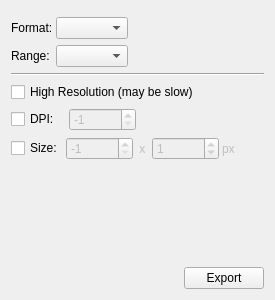
<?xml version="1.0" encoding="UTF-8"?>
<ui version="4.0">
 <class>ExportTab</class>
 <widget class="QWidget" name="ExportTab">
  <property name="geometry">
   <rect>
    <x>0</x>
    <y>0</y>
    <width>275</width>
    <height>300</height>
   </rect>
  </property>
  <property name="maximumSize">
   <size>
    <width>275</width>
    <height>16777215</height>
   </size>
  </property>
  <property name="windowTitle">
   <string>PlotMS Export Tab</string>
  </property>
  <layout class="QVBoxLayout" name="verticalLayout">
   <item>
    <widget class="QFrame" name="fileFrame">
     <property name="frameShape">
      <enum>QFrame::NoFrame</enum>
     </property>
     <property name="frameShadow">
      <enum>QFrame::Raised</enum>
     </property>
    </widget>
   </item>
   <item>
    <layout class="QHBoxLayout">
     <property name="spacing">
      <number>3</number>
     </property>
     <item>
      <widget class="QLabel" name="formatLabel">
       <property name="text">
        <string>Format:</string>
       </property>
      </widget>
     </item>
     <item>
      <widget class="QComboBox" name="format">
       <property name="sizePolicy">
        <sizepolicy hsizetype="MinimumExpanding" vsizetype="Fixed">
         <horstretch>0</horstretch>
         <verstretch>0</verstretch>
        </sizepolicy>
       </property>
      </widget>
     </item>
     <item>
      <spacer>
       <property name="orientation">
        <enum>Qt::Horizontal</enum>
       </property>
       <property name="sizeHint" stdset="0">
        <size>
         <width>211</width>
         <height>20</height>
        </size>
       </property>
      </spacer>
     </item>
    </layout>
   </item>
   <item>
    <layout class="QHBoxLayout" name="horizontalLayout">
     <item>
      <widget class="QLabel" name="rangeLabel">
       <property name="text">
        <string>Range:</string>
       </property>
      </widget>
     </item>
     <item>
      <widget class="QComboBox" name="exportRangeCombo"/>
     </item>
     <item>
      <spacer name="horizontalSpacer">
       <property name="orientation">
        <enum>Qt::Horizontal</enum>
       </property>
       <property name="sizeHint" stdset="0">
        <size>
         <width>40</width>
         <height>20</height>
        </size>
       </property>
      </spacer>
     </item>
    </layout>
   </item>
   <item>
    <widget class="Line" name="line">
     <property name="orientation">
      <enum>Qt::Horizontal</enum>
     </property>
    </widget>
   </item>
   <item>
    <widget class="QCheckBox" name="highRes">
     <property name="text">
      <string>High Resolution (may be slow)</string>
     </property>
    </widget>
   </item>
   <item>
    <widget class="QFrame" name="dpiFrame">
     <property name="frameShape">
      <enum>QFrame::NoFrame</enum>
     </property>
     <property name="frameShadow">
      <enum>QFrame::Raised</enum>
     </property>
     <layout class="QHBoxLayout">
      <property name="spacing">
       <number>3</number>
      </property>
      <property name="margin">
       <number>0</number>
      </property>
      <item>
       <widget class="QCheckBox" name="dpi">
        <property name="text">
         <string>DPI:  </string>
        </property>
       </widget>
      </item>
      <item>
       <widget class="QSpinBox" name="dpiSpinner">
        <property name="enabled">
         <bool>false</bool>
        </property>
        <property name="minimum">
         <number>-1</number>
        </property>
        <property name="maximum">
         <number>999999</number>
        </property>
        <property name="value">
         <number>-1</number>
        </property>
       </widget>
      </item>
      <item>
       <spacer>
        <property name="orientation">
         <enum>Qt::Horizontal</enum>
        </property>
        <property name="sizeHint" stdset="0">
         <size>
          <width>40</width>
          <height>20</height>
         </size>
        </property>
       </spacer>
      </item>
     </layout>
    </widget>
   </item>
   <item>
    <widget class="QFrame" name="sizeFrame">
     <property name="frameShape">
      <enum>QFrame::NoFrame</enum>
     </property>
     <property name="frameShadow">
      <enum>QFrame::Raised</enum>
     </property>
     <layout class="QHBoxLayout">
      <property name="spacing">
       <number>3</number>
      </property>
      <property name="margin">
       <number>0</number>
      </property>
      <item>
       <widget class="QCheckBox" name="size">
        <property name="text">
         <string>Size:</string>
        </property>
       </widget>
      </item>
      <item>
       <widget class="QSpinBox" name="sizeSpinner1">
        <property name="enabled">
         <bool>false</bool>
        </property>
        <property name="minimum">
         <number>-1</number>
        </property>
        <property name="maximum">
         <number>999999</number>
        </property>
        <property name="value">
         <number>-1</number>
        </property>
       </widget>
      </item>
      <item>
       <widget class="QLabel" name="sizeLabel1">
        <property name="enabled">
         <bool>false</bool>
        </property>
        <property name="text">
         <string> x </string>
        </property>
       </widget>
      </item>
      <item>
       <widget class="QSpinBox" name="sizeSpinner2">
        <property name="enabled">
         <bool>false</bool>
        </property>
        <property name="minimum">
         <number>-1</number>
        </property>
        <property name="maximum">
         <number>999999</number>
        </property>
        <property name="value">
         <number>1</number>
        </property>
       </widget>
      </item>
      <item>
       <widget class="QLabel" name="sizeLabel2">
        <property name="enabled">
         <bool>false</bool>
        </property>
        <property name="text">
         <string>px</string>
        </property>
       </widget>
      </item>
      <item>
       <spacer>
        <property name="orientation">
         <enum>Qt::Horizontal</enum>
        </property>
        <property name="sizeHint" stdset="0">
         <size>
          <width>40</width>
          <height>20</height>
         </size>
        </property>
       </spacer>
      </item>
     </layout>
    </widget>
   </item>
   <item>
    <spacer>
     <property name="orientation">
      <enum>Qt::Vertical</enum>
     </property>
     <property name="sizeHint" stdset="0">
      <size>
       <width>20</width>
       <height>5</height>
      </size>
     </property>
    </spacer>
   </item>
   <item>
    <layout class="QHBoxLayout">
     <property name="spacing">
      <number>0</number>
     </property>
     <item>
      <spacer>
       <property name="orientation">
        <enum>Qt::Horizontal</enum>
       </property>
       <property name="sizeHint" stdset="0">
        <size>
         <width>40</width>
         <height>20</height>
        </size>
       </property>
      </spacer>
     </item>
     <item>
      <widget class="QPushButton" name="exportButton">
       <property name="text">
        <string>Export</string>
       </property>
      </widget>
     </item>
    </layout>
   </item>
  </layout>
 </widget>
 <resources/>
 <connections/>
</ui>
